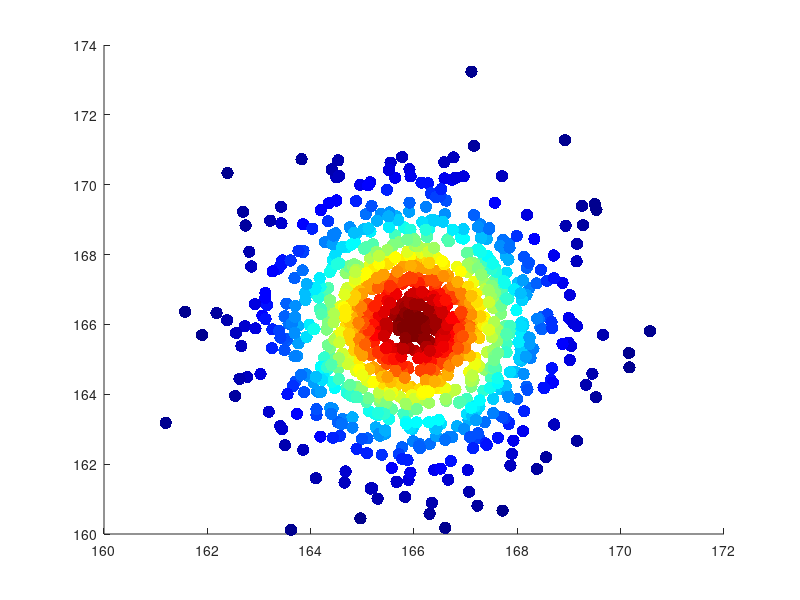

Write the MATLAB code that produced this figure.
%WARM UP TASKS
% ANSWER 1:
mu = [166;166];
sigma = [2,0;0,4];
r=mvnrnd(mu,sigma,1000);

% ANSWER 2 :
meanx=0;
meany=0;
for i=1:1000
    meanx=meanx + r(i,1);
    meany=meany + r(i,2);
 end;
meanx=meanx/1000;
meany=meany/1000;

sgmx=0;
sgmy=0;
sgmxy=0;
for i=1:1000
    sgmx=sgmx+(r(i,1)-meanx)*(r(i,1)-meanx);
    sgmy=sgmy+(r(i,2)-meany)*(r(i,2)-meany);
    sgmxy=sgmxy+(r(i,1)-meanx)*(r(i,2)-meany);
end;
sgmx=sgmx/1000;
sgmy=sgmy/1000;
sgmxy=sgmxy/1000;

% ANSWER 3 :
munew=[166 166];
p = mvnpdf(r,munew,sigma);
colormap('jet');
scatter(r(:,1),r(:,2),80,p,'filled');

%ANSWER 4 :
A = [1 0;0 6];
b= [6;6];

tr=zeros(2,1000);
tr=r.';

trr=zeros(2,1000);

for i=1:1000
    trr(:,i)=A*tr(:,i);
    trr(:,i)=trr(:,i)+b;
end;

ftr = zeros(1000,2);
ftr=trr.';

% ANSWER 5 :
ftrmeanx=0;
ftrmeany=0;
for i=1:1000
    ftrmeanx=ftrmeanx + r(i,1);
    ftrmeany=ftrmeany + r(i,2);
 end;
ftrmeanx=ftrmeanx/1000;
ftrmeany=ftrmeany/1000;

ftrsgmx=0;
ftrsgmy=0;
ftrsgmxy=0;
for i=1:1000
    ftrsgmx=ftrsgmx+(r(i,1)-ftrmeanx)*(r(i,1)-ftrmeanx);
    ftrsgmy=ftrsgmy+(r(i,2)-ftrmeany)*(r(i,2)-ftrmeany);
    ftrsgmxy=ftrsgmxy+(r(i,1)-ftrmeanx)*(r(i,2)-ftrmeany);
end;
ftrsgmx=ftrsgmx/1000;
ftrsgmy=ftrsgmy/1000;
ftrsgmxy=ftrsgmxy/1000;

% ANSWER 6 :
tp = mvnpdf(r,munew,sigma);
colormap('jet');
scatter(r(:,1),r(:,2),80,tp,'filled');